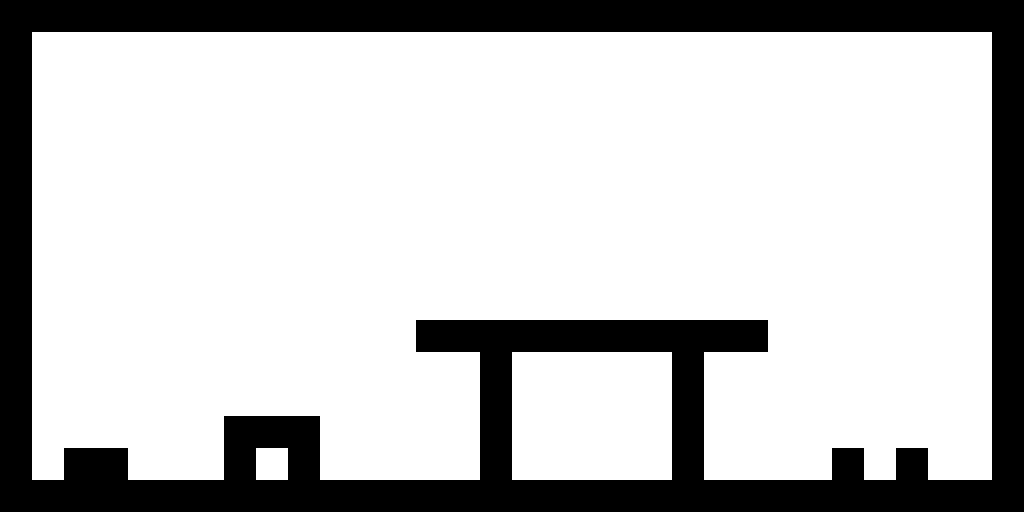

Tiled map render using the project's own tile images. Description and the map definition, with tile-layer contents summarised, below:
An orthogonal 32x16 tile map with 32x32 px tiles, 2 tile layers (background, main), 2 tilesets and 3 objects (spawn, shrink-potion, grow-potion).

<map version="1.0" orientation="orthogonal" renderorder="right-down" width="32" height="16" tilewidth="32" tileheight="32" nextobjectid="7">
 <tileset firstgid="1" name="tileset" tilewidth="32" tileheight="32" tilecount="256">
  <image source="../tilesheet.png" width="512" height="512" />
 </tileset>
 <tileset firstgid="257" name="spritesheet" tilewidth="32" tileheight="32" tilecount="256">
  <image source="../spritesheet.png" width="512" height="512" />
 </tileset>
 <layer name="background" width="32" height="16">
  <data>[512 cells, 512 non-empty, 1 distinct tile ids]</data>
 </layer>
 <layer name="main" width="32" height="16">
  <data>[512 cells, 120 non-empty, 1 distinct tile ids]</data>
 </layer>
 <objectgroup name="objects">
  <object id="4" name="default" type="spawn" x="96" y="64" width="32" height="32">
   <ellipse />
  </object>
  <object id="5" type="shrink-potion" gid="273" x="480" y="320" width="32" height="32" />
  <object id="6" type="grow-potion" gid="273" x="256" y="416" width="32" height="32" />
 </objectgroup>
</map>
